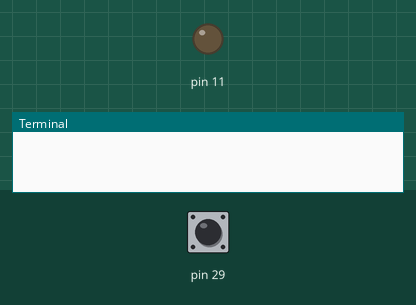
Simulated run of this program. Board: Raspberry Pi (header pin numbers). On the bench: output pins drawn as LEDs (lit = HIGH), the last lines printed to the terminal. The test bench sets the inputs (shaded band); at power-on: pin 29 LOW.

Above: at 1.2 s.
1.3 s: pin 29 pulled HIGH for 0.15 s
At 1.4 s:
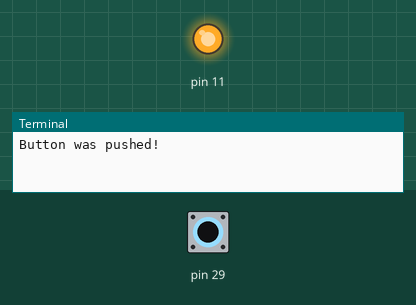
3.0 s: pin 29 pulled HIGH for 3.2 s
At 6.6 s:
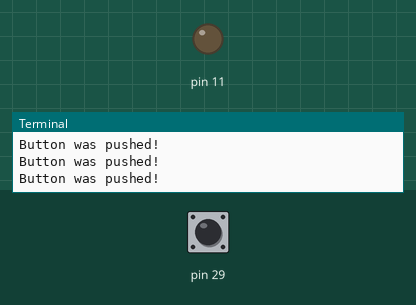
Timing chart, 0 to 8.1 s (numbered marks = the images above; inputs shaded):
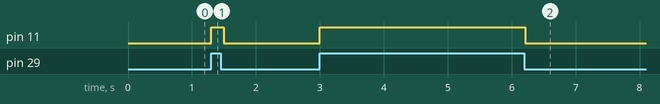

Measured:
- after the input at 1.3 s, pin 11: LOW → HIGH at once, → LOW 0.20 s later
- after the input at 3.0 s, pin 11: LOW → HIGH at once, → LOW 3.2 s later

The program:

test.py
```python
import RPi.GPIO as GPIO # Import Raspberry Pi GPIO library
import time

GPIO.setwarnings(False) # Ignore warning for now
GPIO.setmode(GPIO.BOARD) # Use physical pin numbering
GPIO.setup(29, GPIO.IN, pull_up_down=GPIO.PUD_DOWN) # Set pin 10 to be an input pin and set initial value to be pulled low (off)
GPIO.setup(11, GPIO.OUT)

while True: # Run forever
 if GPIO.input(29) == GPIO.HIGH:
  GPIO.output(11, GPIO.HIGH)
  print("Button was pushed!")
 else:
  GPIO.output(11, GPIO.LOW)

 time.sleep(0.1)
```
